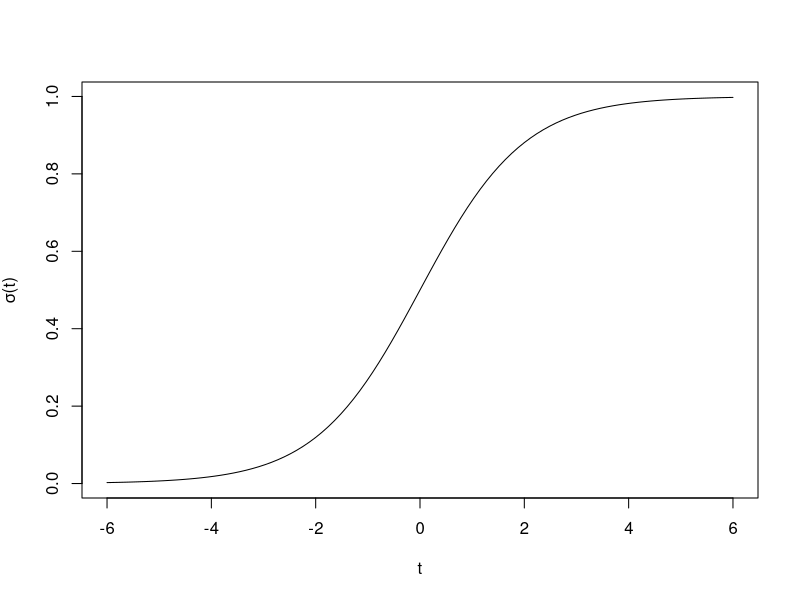

Generate this figure with R:
## ---- chunk 1
knitr::opts_chunk$set(echo = FALSE)
## ---- chunk 2
n=10
(x_excite=sample(c(0,1), n, replace=TRUE))
(w_excite=runif(n, min=0, max=1))
## ---- chunk 3
m=8
(x_inhibit=sample(c(-1,0), m, replace=TRUE))
(w_inhibit=runif(m, min=0, max=1))
## ---- chunk 4
(u = 0)
## ---- chunk 5
b = 0.5
(z = b + sum(x_excite, w_excite) + sum(x_inhibit, w_inhibit))
## ---- chunk 6
(y = ifelse(z > u, 1.0, 0.0))
## ---- chunk 7
sigma <- function(t) 1/(1+exp(-t))

plot(x=seq(from=-6,to=6,length.out=100), y=sigma(seq(from=-6,to=6,length.out=100)), type="l", xlab="t", ylab=expression(paste(sigma,"(t)")) )
